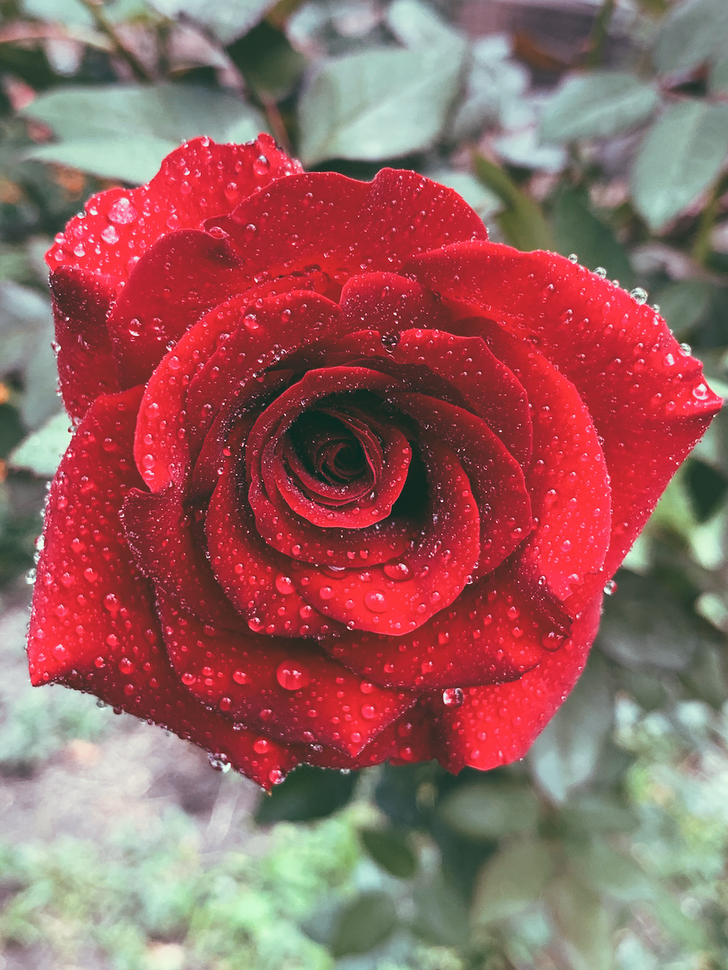
#> input picture Python/OpenCV/Photos/flower.png, 728 x 970 px, shrunk from 1000 x 1333 before the run
$ python image_convert.py
#> lines starting #> are read from the running program, lines starting #| are printed output that depends on the picture; after the words box and inside, x2 and y2 are one past the last pixel; in counts of white or black regions, pixels touching at a corner belong together
#> further down, img is the input picture: shape (970, 728, 3); mean B, G, R 97.4, 99.8, 151.4
import numpy as np
import matplotlib.pyplot as plt
import cv2 as cv

def extraction(img):
    h, w, c = img.shape
#> h = 970; w = 728; c = 3
    red = np.zeros([h, w], dtype = np.uint8)
    green = blue = red
    for i in range(h):
        for j in range(w):
            red[i, j] = img[i, j, 2]
            green[i, j] = img[i, j, 1]
            blue[i, j] = img[i, j, 0]
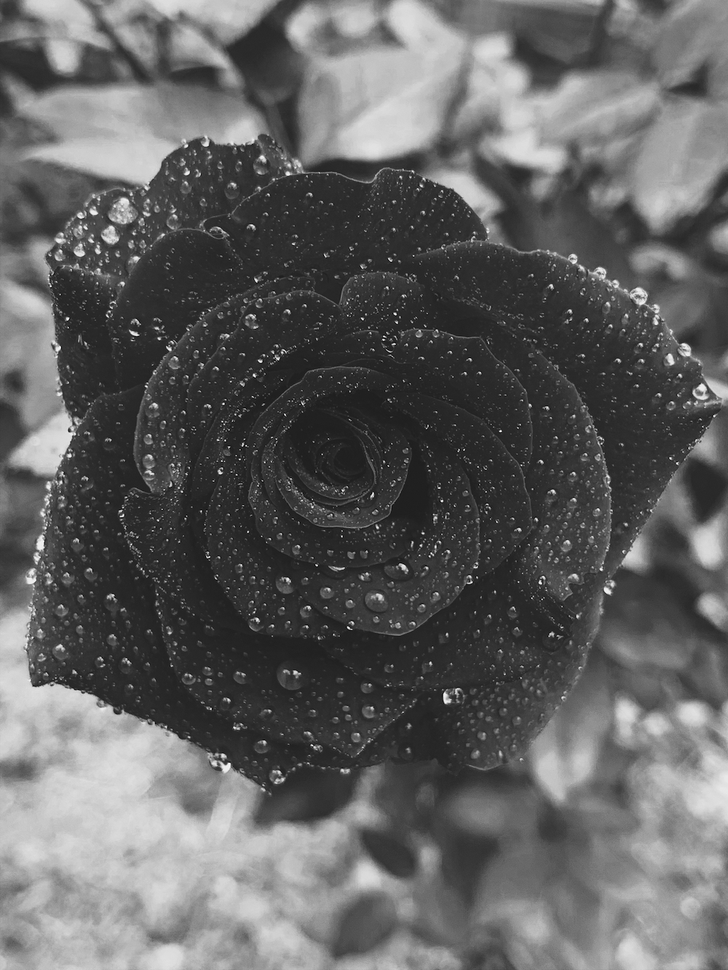
#> blue: shape (970, 728); min 0, max 255, mean 97.4
    return red, green, blue

def gray_conversion(red, green, blue):
    h, w = red.shape
#> h = 970; w = 728
    grimg = np.zeros([h, w], dtype = np.uint8)
    for i in range(h):
        for j in range(w):
            grimg[i, j] = 0.3 * red[i, j] + 0.59 * green[i, j] + 0.11 * blue[i, j]
    return grimg

def gray_to_binary(img):
    binimg = img
    h, w = img.shape
#> h = 970; w = 728
    t = int(input("Enter the threshold value: "))
#> the answer given: 100
    for i in range(h):
        for j in range(w):
            if img[i, j] > t:
                binimg[i, j] = 255
            else:
                binimg[i, j] = 0
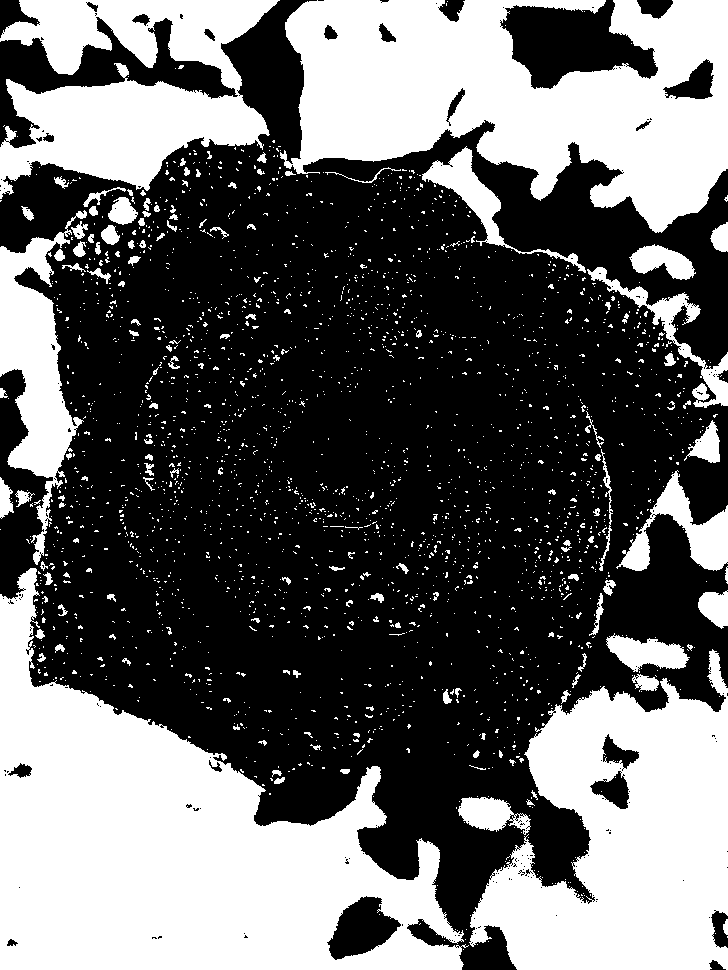
#> binimg: shape (970, 728); 39.8% white; 2382 white regions (2225 under 20 px), largest, box (x1, y1, x2, y2) and area: (0, 568, 469, 970) 90438, (280, 0, 728, 233) 64010, (469, 649, 728, 970) 51293
    return binimg

def rgb_to_binary(img):
    r, g, b = extraction(img)
    img = gray_conversion(r, g, b)
    binimg = img
    h, w = img.shape
#> h = 970; w = 728
    t = int(input("Enter the threshold value: "))
#> the answer given: 100
    for i in range(h):
        for j in range(w):
            if img[i, j] > t:
                binimg[i, j] = 255
            else:
                binimg[i, j] = 0
    return binimg

if __name__ == "__main__":
    img = cv.imread("Photos/flower.png")
    r, g, b = extraction(img)
    grimg = gray_conversion(r, g, b)
    fig = plt.figure(figsize = (18, 18))
    pltX, pltY = 1, 4
    fig.add_subplot(pltX, pltY, 1)
    plt.imshow(cv.cvtColor(img, cv.COLOR_BGR2RGB))
    plt.axis('off')
    plt.title("Original Image")
    fig.add_subplot(pltX, pltY, 2)
    plt.imshow(cv.cvtColor(grimg, cv.COLOR_BGR2RGB))
    plt.axis('off')
    plt.title("Grayscale Image")
    fig.add_subplot(pltX, pltY, 3)
    binimg = gray_to_binary(grimg)
    plt.imshow(cv.cvtColor(binimg, cv.COLOR_BGR2RGB))
    plt.axis('off')
    plt.title("Gray to Binary Image")
    fig.add_subplot(pltX, pltY, 4)
    binimg = rgb_to_binary(img)
    plt.imshow(cv.cvtColor(binimg, cv.COLOR_BGR2RGB))
    plt.axis('off')
    plt.title("RGB to Binary Image")
    fig.show()
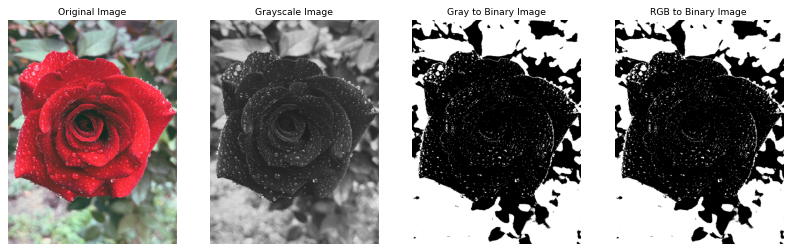
#> figure drawn by matplotlib, 4 panels
#> (the run stopped early here; a loop or call above may not have finished)
